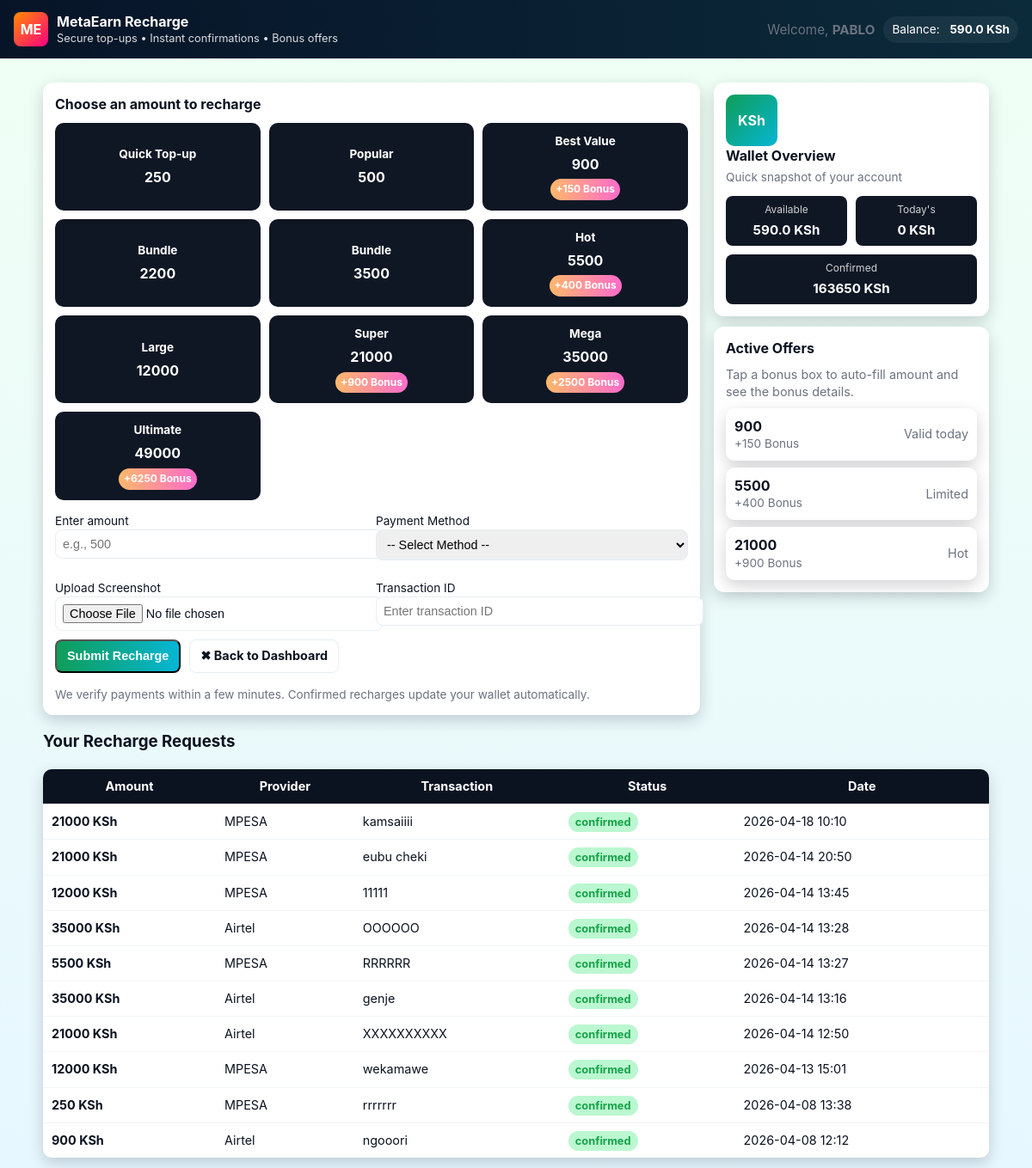
The page /recharge (signed in) on the database as committed earlier.
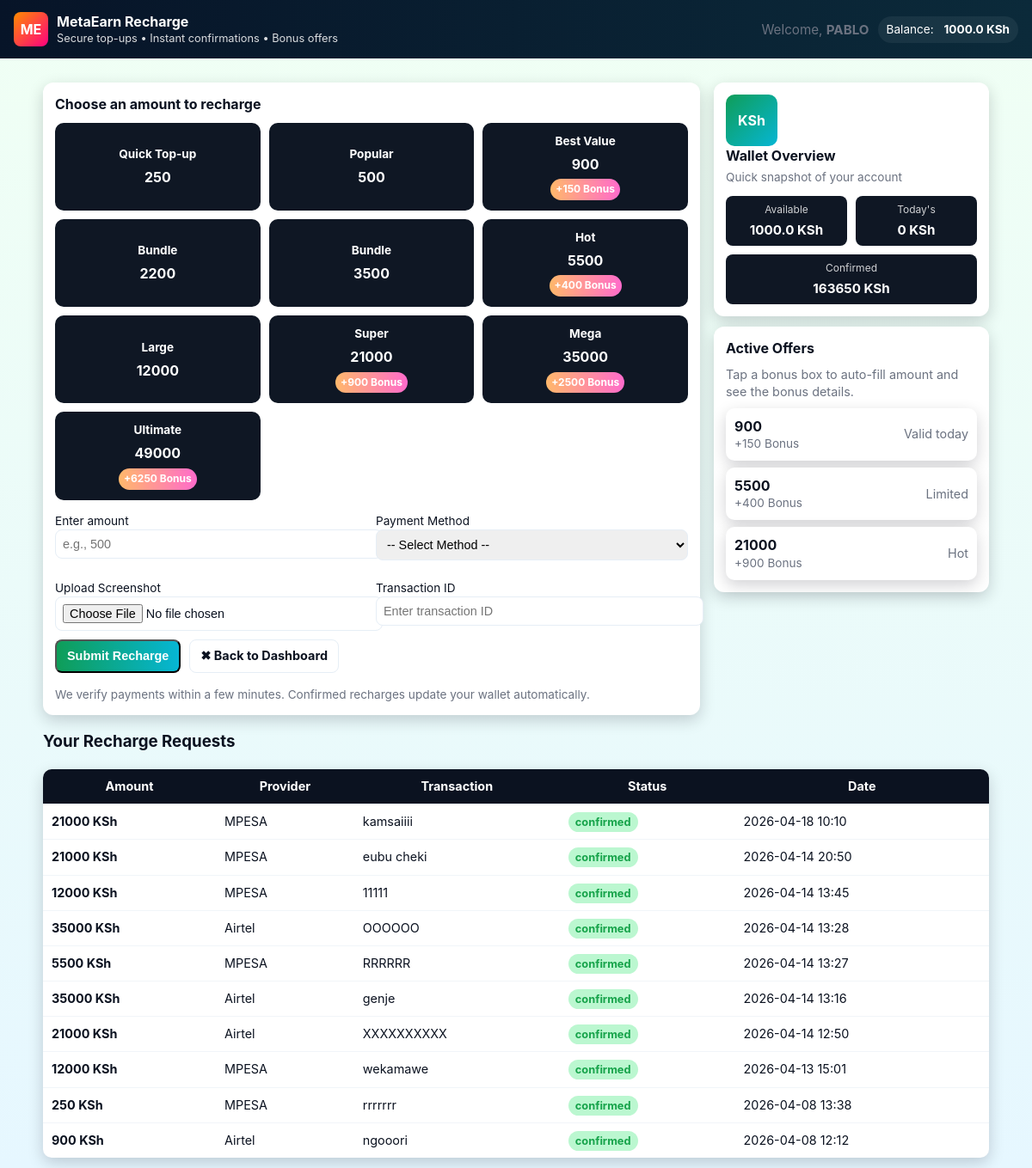
The same page on the database as committed later.
### models.py (models this page shows, shortened)
class User(db.Model, UserMixin):
    __tablename__ = "user"
    id = db.Column(db.Integer, primary_key=True)
    email = db.Column(db.String(120), unique=True, nullable=False)
    password = db.Column(db.String(200), nullable=False)
    is_admin = db.Column(db.Boolean, default=False, nullable=False)
    tutorial_seen = db.Column(db.Boolean, default=False, nullable=False)
    wallet_balance = db.Column(db.Float, default=0.0, nullable=False)
    total_views = db.Column(db.Integer, default=0, nullable=False)
    total_earnings = db.Column(db.Float, default=0.0, nullable=False)
    total_withdraw = db.Column(db.Float, default=0.0, nullable=False)
    total_recharge = db.Column(db.Float, default=0.0, nullable=False)
    profile_image = db.Column(db.String(200))
    last_checkin = db.Column(db.DateTime, nullable=True)
    referral_code = db.Column(
        db.String(20),
        unique=True,
        default=lambda: str(uuid.uuid4())[:8],
        nullable=False
    )
    referred_by = db.Column(db.Integer, db.ForeignKey("user.id"), nullable=True)
    referrals = db.relationship("User", backref=db.backref("referrer", remote_side=[id]))
    recharges = db.relationship("Recharge", back_populates="user", lazy=True)
    withdrawals = db.relationship("Withdrawal", back_populates="user", lazy=True)
    purchases = db.relationship("Purchase", back_populates="user", lazy=True)

class Recharge(db.Model):
    __tablename__ = "recharges"
    id = db.Column(db.Integer, primary_key=True, autoincrement=True)
    user_id = db.Column(db.Integer, db.ForeignKey("user.id"), nullable=False)
    amount = db.Column(db.Integer, nullable=False)
    provider = db.Column(db.String(50), nullable=False)
    transaction_id = db.Column(db.String(100), nullable=False)
    screenshot_filename = db.Column(db.String(200))
    status = db.Column(db.String(20), default="pending", nullable=False)
    created_at = db.Column(db.DateTime, default=db.func.now(), nullable=False)
    user = db.relationship("User", back_populates="recharges")

### app.py (the view, shortened to what this page needs)
@app.route("/recharge", methods=["GET", "POST"])
@login_required
def recharge():
    user = current_user
    now = datetime.utcnow()
    last_24h = now - timedelta(hours=24)
    todays_recharge = db.session.query(func.sum(Recharge.amount)).filter(
        Recharge.user_id == user.id,
        Recharge.status == "confirmed",
        Recharge.created_at >= last_24h
    ).scalar() or 0
    total_recharge = db.session.query(func.sum(Recharge.amount)).filter(
        Recharge.user_id == user.id,
        Recharge.status == "confirmed"
    ).scalar() or 0
    recharges = Recharge.query.filter_by(user_id=user.id).order_by(Recharge.created_at.desc()).all()
    return render_template(
        "recharge.html",
        user=user,
        recharges=recharges,
        todays_recharge=todays_recharge,
        total_recharge=total_recharge
    )

### app.py (called while the page is built)
@login_manager.user_loader
def load_user(user_id):
    return User.query.get(int(user_id))

@app.before_request
def restrict_admin_pages():
    if request.path.startswith("/admin"):
        if not current_user.is_authenticated:
            return redirect(url_for("login"))
        if not getattr(current_user, "is_admin", False):
            return "Unauthorized", 403

### templates/recharge.html (shortened to what this page needs)
<!DOCTYPE html>
<html lang="en">
<head>
</head>
<body>
  <header>
    <div class="brand">
      <div class="logo">ME</div>
      <div>
        <h1>MetaEarn Recharge</h1>
        <p>Secure top-ups • Instant confirmations • Bonus offers</p>
      </div>
    </div>
    <div class="header-actions">
      <div class="muted" style="font-size:0.95rem">Welcome, <strong>PABLO</strong></div>
      <div class="user">Balance: <strong style="margin-left:8px">{{ user.wallet_balance }} KSh</strong></div>
    </div>
  </header>
  <main class="wrap">
    <div class="top-row">
      <section class="panel" aria-labelledby="recharge-title">
        <h2 id="recharge-title">Choose an amount to recharge</h2>
        <div class="amount-grid" role="list" aria-label="Predefined recharge amounts">
          <div class="amount-box" role="listitem" tabindex="0" data-amount="250">
            <small>Quick Top-up</small>
            <div>250</div>
          </div>
          <div class="amount-box" role="listitem" tabindex="0" data-amount="500">
            <small>Popular</small>
            <div>500</div>
          </div>
          <div class="amount-box bonus" role="listitem" tabindex="0" data-amount="900" data-bonus="+150 Bonus">
            <small>Best Value</small>
            <div>900</div>
            <div class="bonus-tag">+150 Bonus</div>
          </div>
          <div class="amount-box" role="listitem" tabindex="0" data-amount="2200">
            <small>Bundle</small>
            <div>2200</div>
          </div>
          <div class="amount-box" role="listitem" tabindex="0" data-amount="3500">
            <small>Bundle</small>
            <div>3500</div>
          </div>
          <div class="amount-box bonus" role="listitem" tabindex="0" data-amount="5500" data-bonus="+400 Bonus">
            <small>Hot</small>
            <div>5500</div>
            <div class="bonus-tag">+400 Bonus</div>
          </div>
          <div class="amount-box" role="listitem" tabindex="0" data-amount="12000">
            <small>Large</small>
            <div>12000</div>
          </div>
          <div class="amount-box bonus" role="listitem" tabindex="0" data-amount="21000" data-bonus="+900 Bonus">
            <small>Super</small>
            <div>21000</div>
            <div class="bonus-tag">+900 Bonus</div>
          </div>
          <div class="amount-box bonus" role="listitem" tabindex="0" data-amount="35000" data-bonus="+2500 Bonus">
            <small>Mega</small>
            <div>35000</div>
            <div class="bonus-tag">+2500 Bonus</div>
          </div>
          <div class="amount-box bonus" role="listitem" tabindex="0" data-amount="49000" data-bonus="+6250 Bonus">
            <small>Ultimate</small>
            <div>49000</div>
            <div class="bonus-tag">+6250 Bonus</div>
          </div>
        </div>
        <form id="rechargeForm" action="{{ url_for('recharge') }}" method="post" enctype="multipart/form-data" novalidate>
          <div class="form-row">
            <div>
              <label for="amountInput">Enter amount</label>
              <input id="amountInput" name="amount" type="number" min="1" placeholder="e.g., 500" required />
            </div>
            <div>
              <label for="providerSelect">Payment Method</label>
              <select id="providerSelect" name="provider" required>
                <option value="">-- Select Method --</option>
              </select>
            </div>
          </div>
          <div class="form-row">
            <div>
              <label for="screenshot">Upload Screenshot</label>
              <input id="screenshot" name="screenshot" type="file" accept="image/*" required />
            </div>
            <div>
              <label for="transactionId">Transaction ID</label>
              <input id="transactionId" name="transaction_id" type="text" placeholder="Enter transaction ID" required />
            </div>
          </div>
          <div class="form-footer">
            <button type="submit" class="btn btn-primary">Submit Recharge</button>
            <a href="{{ url_for('dashboard') }}" class="btn btn-ghost" style="text-decoration:none">✖ Back to Dashboard</a>
            <div class="note">We verify payments within a few minutes. Confirmed recharges update your wallet automatically.</div>
          </div>
        </form>
      </section>
      <aside>
        <div class="wallet-card" role="region" aria-label="Wallet overview">
          <div class="wallet-left">
            <div class="wallet-badge">KSh</div>
            <div class="wallet-meta">
              <h3>Wallet Overview</h3>
              <p class="muted">Quick snapshot of your account</p>
            </div>
          </div>
          <div class="wallet-stats">
            <div class="stat">
              <small>Available</small>
              <strong>{{ user.wallet_balance }} KSh</strong>
            </div>
            <div class="stat">
              <small>Today's</small>
              <strong>{{ todays_recharge }} KSh</strong>
            </div>
            <div class="stat">
              <small>Confirmed</small>
              <strong>{{ total_recharge }} KSh</strong>
            </div>
          </div>
        </div>
        <div style="height:12px"></div>
        <div class="panel" aria-labelledby="offers-title">
          <h2 id="offers-title">Active Offers</h2>
          <p class="muted" style="margin:0 0 8px 0">Tap a bonus box to auto-fill amount and see the bonus details.</p>
          <ul style="margin:0;padding:0;list-style:none;display:flex;flex-direction:column;gap:8px">
            <li style="background:#fff;padding:10px;border-radius:10px;box-shadow:var(--shadow);display:flex;justify-content:space-between;align-items:center">
              <div><strong>900</strong><div class="muted" style="font-size:0.85rem">+150 Bonus</div></div>
              <div class="muted">Valid today</div>
            </li>
            <li style="background:#fff;padding:10px;border-radius:10px;box-shadow:var(--shadow);display:flex;justify-content:space-between;align-items:center">
              <div><strong>5500</strong><div class="muted" style="font-size:0.85rem">+400 Bonus</div></div>
              <div class="muted">Limited</div>
            </li>
            <li style="background:#fff;padding:10px;border-radius:10px;box-shadow:var(--shadow);display:flex;justify-content:space-between;align-items:center">
              <div><strong>21000</strong><div class="muted" style="font-size:0.85rem">+900 Bonus</div></div>
              <div class="muted">Hot</div>
            </li>
          </ul>
        </div>
      </aside>
    </div>
    <section class="history" aria-labelledby="history-title">
      <h3 id="history-title">Your Recharge Requests</h3>
      <table class="table" role="table" aria-label="Recharge history">
        <thead>
          <tr>
            <th>Amount</th>
            <th>Provider</th>
            <th>Transaction</th>
            <th>Status</th>
            <th>Date</th>
          </tr>
        </thead>
        <tbody>
          {% if recharges|length == 0 %}
            <tr><td colspan="5" style="text-align:center;padding:18px;color:var(--muted)">No recharge requests yet.</td></tr>
          {% else %}
            {% for r in recharges %}
              <tr role="row">
                <td>
                  <div class="row-flex">
                    <div><strong>{{ r.amount }} KSh</strong></div>
                  </div>
                </td>
                <td>{{ r.provider }}</td>
                <td>{{ r.transaction_id }}</td>
                <td>
                  {% set s = r.status.lower() %}
                  <span class="status {{ s }}">{{ r.status }}</span>
                </td>
                <td>{{ r.created_at.strftime('%Y-%m-%d %H:%M') }}</td>
              </tr>
            {% endfor %}
          {% endif %}
        </tbody>
      </table>
    </section>
  </main>
</body>
</html>

### templates/recharge.html (style rules this page uses)
:root { --bg-1:#f0fff4; --bg-2:#e6f7ff; --card:#ffffff; --muted:#6b7280; --accent-1:#0f9d58; --accent-2:#2196f3; --success:#16a34a; --warning:#f59e0b; --danger:#ef4444; --text:#0b1220; --radius:12px; --shadow:0 6px 18px rgba(2,6,23,0.18); --max-width:1100px; }
html,body { height:100%;margin:0;padding:0 }
body { font-family: Inter,"Segoe UI",Roboto,Arial,sans-serif; background:linear-gradient(180deg,var(--bg-1),var(--bg-2)); color:var(--text); line-height:1.4; }
header { background:linear-gradient(90deg,#071428,#0b2a3a); color:#fff; padding:14px 16px; display:flex;justify-content:space-between;align-items:center; }
.brand { display:flex;align-items:center;gap:10px }
.logo { width:40px;height:40px;border-radius:8px;background:linear-gradient(135deg,#ff8c00,#ff0080); display:flex;align-items:center;justify-content:center;font-weight:700;color:#fff }
.brand h1 { font-size:1rem;margin:0 }
.brand p { margin:0;font-size:0.8rem;color:rgba(255,255,255,0.85) }
.header-actions { display:flex;gap:10px;align-items:center }
.header-actions .user { background:rgba(255,255,255,0.06);padding:6px 10px;border-radius:999px;font-size:0.85rem }
.wrap { max-width:var(--max-width);margin:16px auto;padding:12px }
.top-row { display:grid;grid-template-columns:1fr;gap:16px }
@media (min-width:768px) { .top-row { grid-template-columns:1fr 320px } }
.wallet-card { background:#fff;border-radius:var(--radius);padding:14px;box-shadow:var(--shadow); display:flex;flex-wrap:wrap;gap:12px;align-items:center;justify-content:space-between }
.wallet-badge { width:60px;height:60px;border-radius:10px;background:linear-gradient(135deg,var(--accent-1),#06b6d4); color:#fff;display:flex;align-items:center;justify-content:center;font-weight:700 }
.wallet-meta h3 { margin:0;font-size:1rem }
.wallet-meta p { margin:4px 0 0;color:var(--muted);font-size:0.85rem }
.wallet-stats { display:flex;flex-wrap:wrap;gap:10px }
.stat { background:#0f1724;color:#fff;padding:8px 12px;border-radius:8px;text-align:center;flex:1;min-width:90px }
.stat small { display:block;font-size:0.75rem;color:rgba(255,255,255,0.8) }
.stat strong { display:block;font-size:0.95rem;margin-top:4px }
.panel { background:#fff;border-radius:var(--radius);padding:14px;box-shadow:var(--shadow) }
.panel h2 { margin:0 0 10px;font-size:1rem }
.amount-grid { display:grid;grid-template-columns:repeat(2,1fr);gap:10px;margin-bottom:12px }
@media (min-width:768px) { .amount-grid { grid-template-columns:repeat(3,1fr) } }
.amount-box { background:#0f1724;color:#fff;padding:12px;border-radius:10px;text-align:center;font-weight:700; cursor:pointer;transition:transform .18s;display:flex;flex-direction:column;gap:6px;align-items:center;justify-content:center }
.amount-box small { font-size:0.85rem }
.amount-box .bonus-tag { background:linear-gradient(90deg,#ffb86b,#ff6bcb);padding:4px 6px;border-radius:999px;font-size:0.75rem }
.amount-box.bonus { animation:heartbeat 1.6s infinite }
form .form-row { display:grid;grid-template-columns:1fr;gap:10px;margin-bottom:10px }
@media (min-width:768px) { form .form-row { grid-template-columns:1fr 1fr } }
label { font-size:0.85rem;margin-bottom:4px }
input,select { width:100%;padding:8px;border-radius:8px;border:1px solid #e6eef6;font-size:0.9rem }
.btn { padding:8px 12px;border-radius:8px;font-weight:700;font-size:0.9rem;cursor:pointer }
.btn-primary { background:linear-gradient(90deg,var(--accent-1),#06b6d4);color:#fff }
.btn-ghost { background:transparent;border:1px solid #e6eef6;color:var(--text) }
.form-footer { display:flex;flex-wrap:wrap;gap:10px;margin-top:8px }
.note { font-size:0.85rem;color:var(--muted);margin-top:6px }
.history { margin-top:16px }
.table { width:100%;border-collapse:collapse;border-radius:10px;overflow:hidden;box-shadow:var(--shadow);background:#fff }
.table thead th { padding:10px;background:#0b1220;color:#fff;font-size:0.9rem }
.table tbody td { padding:10px;border-top:1px solid #f1f5f9;font-size:0.9rem;color:#0b1220 }
.status { padding:4px 8px;border-radius:999px;font-weight:700;font-size:0.8rem }
.status.confirmed { background:#bbf7d0;color:var(--success) }
.muted { color:var(--muted);font-size:0.9rem }

Rows that differ between the two databases and show on the page:
changed User: wallet_balance "590.0" → "1000.0"
